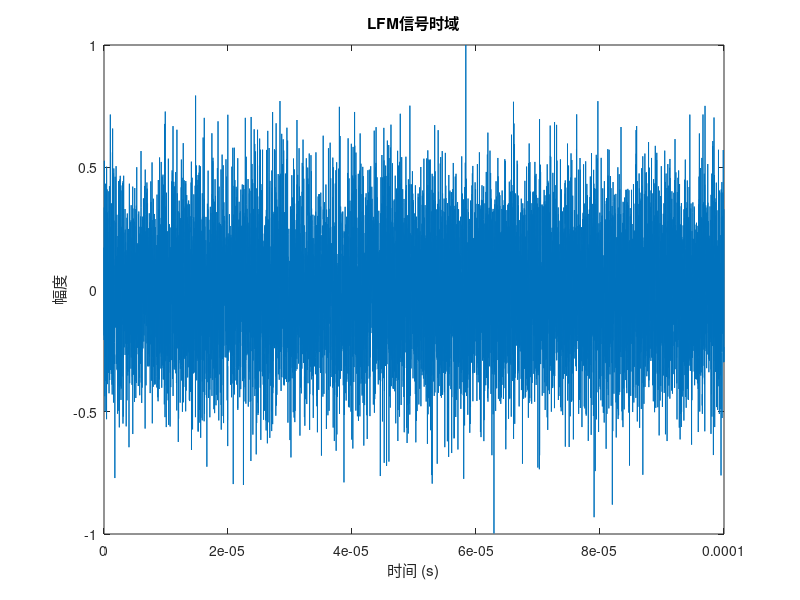
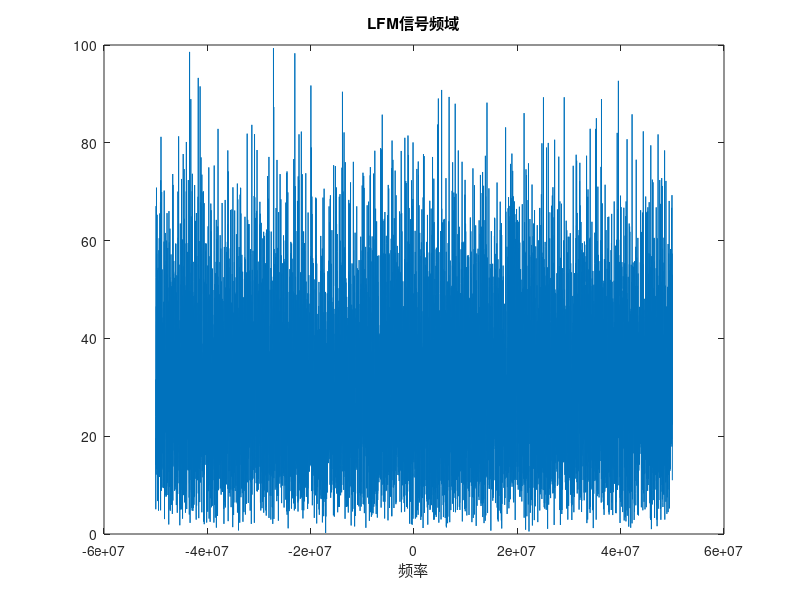

Here is the MATLAB script that generated these plots, in order: (Note: this script raises an error after producing the figures.)
%% 雷达LFM线性调频信号
clear
clc
close all

%% 常数
data_num=10;   %干扰样本数

%% 信号源参数
fs = 100e6;  % 采样频率 100MHz
Ts = 1/fs ;  % 采样间隔


PRI = 100e-6; % 脉冲重复周期 100μs (两个连续脉冲信号之间的时间间隔)
% PRF = 1/PRI;  % 脉冲重复频率
fc  = 10e6;   % 载频

%% LFM信号参数
B = 40e6;  % 信号带宽 40MHz
taup = 40e-6; % 信号脉宽（脉冲宽度） 40μs 一个脉冲的持续时间，即信号从开始到结束的时间长度
k = B/taup; % 调频斜率

JSR=5;  %信噪比dB

%% 生成LFM发射信号
Nr  = round(fs*PRI);  %一帧信号的长度,即在一个脉冲重复周期PRI内，采样得到的信号样本总数
Nfast = round(fs*taup); % 计算脉宽长度，即在一个脉冲宽度（taup）内，采样得到的LFM信号样本总数，也就是LFM有效存在的时间（采样个数来计）
t = (-Nfast/2:(Nfast/2 - 1))*Ts;  % 脉内的时间序列
lfm = [exp(1j*(2*pi*fc*t+pi*k*(t).^2)), zeros(1, Nr-Nfast)];  %LFM信号 复包络 并将其扩展到一帧信号长度Nr的长度

      
samp_num = Nr; %距离窗点数

% 定义图像和序列的根文件夹路径
root_folder_img = 'D:\\Radar_Jamming_Signal_Dataset\\Test_data\\dataset_img';
root_folder_seq = 'D:\\Radar_Jamming_Signal_Dataset\\Test_data\\dataset_seq';

% num_label = 0; %标签设置
% label=zeros(1,data_num)+num_label;  %标签数据,此干扰标签为0

% 循环生成不同SNR的信号数据集
for SNR = -20:2:10
    % 定义图像保存的文件夹路径
    folder_path_img = sprintf('%s\\%d_dB\\LFM', root_folder_img, SNR);

    % 创建图像保存文件夹（如果不存在）
    if ~exist(folder_path_img, 'dir')
        mkdir(folder_path_img);
    end

    % 定义序列保存的文件夹路径
    folder_path_seq = sprintf('%s\\%d_dB\\LFM', root_folder_seq, SNR);

    % 创建序列保存文件夹（如果不存在）
    if ~exist(folder_path_seq, 'dir')
        mkdir(folder_path_seq);
    end
    

    for a=1:data_num
        % 目标回波＋噪声
        sp=randn([1,samp_num])+1j*randn([1,samp_num]);  %噪声信号基底
        sp=sp/std(sp); %标准化噪声信号
        As=10^(SNR/20);%目标回波幅度
        Aj=10^((SNR+JSR)/20);%干扰回波幅度
        range_tar = 1 + round(rand(1, 1) * (samp_num - Nfast - 1)); % 随机偏移量，表示目标信号在噪声信号中的起始位置，并确保range_tar不超过允许的范围 
        
        lfm = [exp(1j*(2*pi*fc*t+pi*k*(t).^2)), zeros(1, Nr-Nfast)];
    
        sp(1 + range_tar : Nfast + range_tar) = sp(1 + range_tar : Nfast + range_tar) + As * lfm(1:Nfast); % 噪声+目标回波，range_tar相当于就是随机时延偏移
        lfm_echo=sp;
        lfm_echo=lfm_echo/max(lfm_echo); %归一化
        lfm_echo_abs=abs(lfm_echo);

%         %% 加入多径衰落
%         num_paths = 3;  % 多径数量
%         path_gains = [1, 0.7, 0.4];  % 多径增益
%         path_delays = [0, 1e-7, 2e-7];  % 多径延迟
%         J_multipath = zeros(size(lfm_echo));
%         for i = 1:num_paths
%             J_multipath = J_multipath + path_gains(i) * circshift(lfm_echo, round(path_delays(i) * fs));
%         end
%         
%     
%        %% 加入多普勒频移
%         doppler_shift = 100;  % 多普勒频移（赫兹）
%         t1 = (0:length(J_multipath)-1) / fs;
%         J_doppler = J_multipath .* exp(1j * 2 * pi * doppler_shift * t1);
%         lfm_echo=J_doppler;
    
        %% 无噪声回波
%         As=10^(SNR/20);%目标回波幅度
%         sp = zeros(1, samp_num);  %初始化没有噪声的信号基底,没有噪声的情况下，sp全为0
%         range_tar = 1 + round(rand(1, 1) * (samp_num - Nfast - 1)); % 随机偏移量，表示目标信号在噪声信号中的起始位置，并确保range_tar不超过允许的范围 
%         sp(1 + range_tar : Nfast + range_tar) = sp(1 + range_tar : Nfast + range_tar) + As * lfm(1:Nfast); % 噪声+目标回波，range_tar相当于就是随机时延偏移
%         lfm_echo=sp;
        
        %% 画图
        t_plot = linspace(0,PRI,PRI*fs);
        figure(1);
        plot(t_plot,real(lfm_echo));
        xlabel('时间 (s)');
        ylabel('幅度');
        title('LFM信号时域');
    
        figure(2),
        f_plot = linspace(-fs/2,fs/2,length(t_plot));
        plot(f_plot,fftshift(abs(fft(lfm_echo))))
        xlabel('频率')
        title('LFM信号频域')
    
        figure(3);
        h = hamming(128);
        [S,F,T]=spectrogram(lfm_echo,h,127,128,fs);
        f = linspace(-fs/2,fs/2,128);
        imagesc(T,f,abs(fftshift(S,1)));
        xlabel('时间')
        ylabel('频率')
        title('LFM信号时频图')
        

        axis off;  % 关闭坐标轴
        set(gca, 'Position', [0 0 1 1]);  % 去掉图像周围的空白
    
    
         % 保存图像
        frame = getframe(gcf);
        img = frame.cdata;
        resized_img = imresize(img, [224, 224]);
        file_name_img = fullfile(folder_path_img, sprintf('%d.png', a));
        imwrite(resized_img, file_name_img);
        close;    % 关闭当前图形窗口
    
    
        % 保存序列
        lfm_echo_fft = fftshift(fft(lfm_echo(1 + range_tar : Nfast + range_tar), 1024));       % 在干扰信号存在区间计算长度为1024的FFT
        file_name_seq = fullfile(folder_path_seq, sprintf('%d.mat', a));
        save(file_name_seq, 'lfm_echo_fft');       % 保存为 .mat 文件
    end

end
